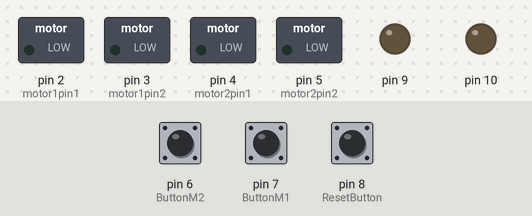
The sketch below on a simulated Arduino Uno, built with avr-gcc and run on an emulated ATmega328P. Parts: switched loads named in the sketch (green lamp = pin HIGH), output pins drawn as LEDs (lit = HIGH). The test bench sets the inputs (shaded band); at power-on: pin 8 (ResetButton) LOW, pin 6 (ButtonM2) LOW, pin 7 (ButtonM1) LOW.

Above: at 1.2 s.
1.3 s: pin 8 (ResetButton) pulled HIGH for 0.15 s
At 2.6 s:
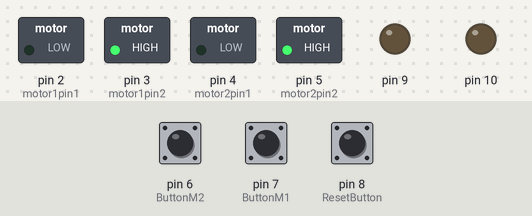
3.0 s: pin 6 (ButtonM2) pulled HIGH for 0.15 s
At 4.3 s:
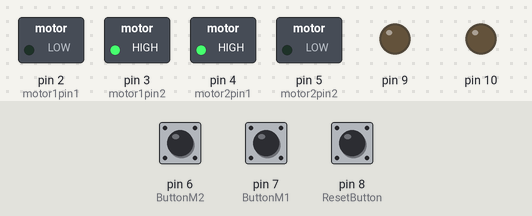
4.6 s: pin 7 (ButtonM1) pulled HIGH for 0.15 s
At 5.6 s:
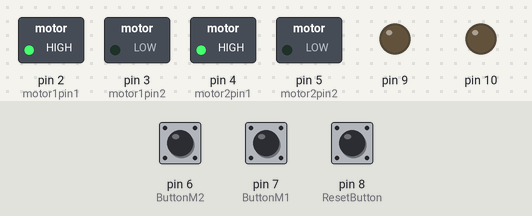
6.2 s: pin 6 (ButtonM2) pulled HIGH for 1 s
At 7.0 s:
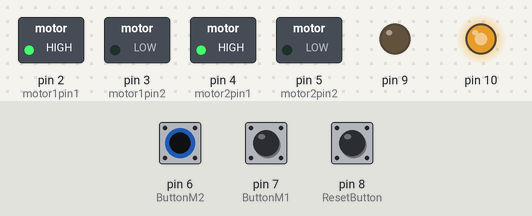
8.7 s: pin 6 (ButtonM2) pulled HIGH for 3.2 s
At 12.9 s:
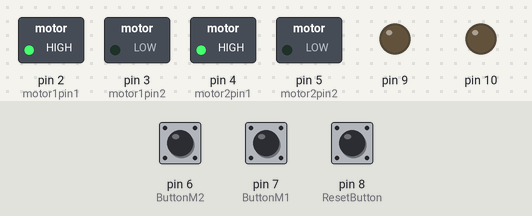
13.4 s: pin 7 (ButtonM1) pulled HIGH for 3.2 s
At 14.0 s:
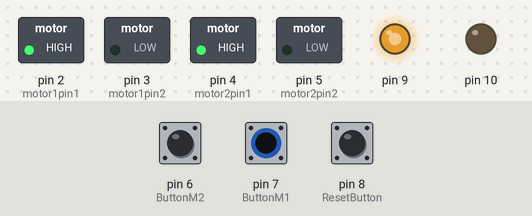
Timing chart, 0 to 18.1 s (numbered marks = the images above; inputs shaded):
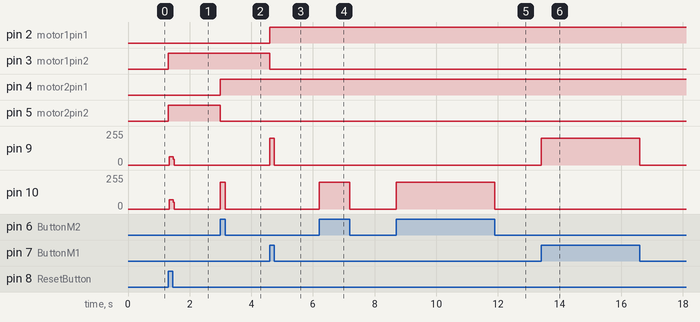

Measured:
- after the input at 1.3 s, pin 3 (motor1pin2), pin 5 (motor2pin2): LOW → HIGH at once; pin 9: 0/255 → 61/255 at once, → 0/255 0.12 s later; pin 10: 0/255 → 68/255 at once, → 0/255 0.12 s later
- after the input at 3.0 s, pin 4 (motor2pin1): LOW → HIGH at once; pin 5 (motor2pin2): HIGH → LOW at once; pin 10: 0/255 → 200/255 at once, → 0/255 0.15 s later
- after the input at 4.6 s, pin 2 (motor1pin1): LOW → HIGH at once; pin 3 (motor1pin2): HIGH → LOW at once; pin 9: 0/255 → 200/255 at once, → 0/255 0.15 s later
- after the input at 6.2 s, pin 10: 0/255 → 200/255 at once, → 0/255 1.0 s later
- after the input at 8.7 s, pin 10: 0/255 → 200/255 at once, → 0/255 3.2 s later
- after the input at 13.4 s, pin 9: 0/255 → 200/255 at once, → 0/255 3.2 s later

The sketch:

final.ino
```cpp
 /* Pins Reference for :
  - Motor
  - Button */
 int motor1pin1 = 2;
 int motor1pin2 = 3;

 int motor2pin1 = 4;
 int motor2pin2 = 5;

 const int ButtonM1 = 7;
 const int ButtonM2 = 6;
 const int ResetButton = 8;


 /*State Of the different Button in the project */
int BM1State = 0;
int BM2State = 0;
int ResetButtonState = 0;


void setup() {
  // put your setup code here, to run once:

/* setting up The pin For every component
(Motors and Buttons)*/

  pinMode(motor1pin1, OUTPUT);
  pinMode(motor1pin2, OUTPUT);
  pinMode(motor2pin1, OUTPUT);
  pinMode(motor2pin2, OUTPUT);
  pinMode(ButtonM1, INPUT);
  pinMode(ButtonM2, INPUT);
  pinMode(ResetButton, INPUT);

  pinMode(9, OUTPUT);
  pinMode(10, OUTPUT);

  /* Used For Debugging and printing Info Into the Serial Monitor */

  Serial.begin(9600);


}

void loop() {

  /* read the State of the differents Button */

  BM1State = digitalRead(ButtonM1);
  BM2State = digitalRead(ButtonM2);
  ResetButtonState = digitalRead(ResetButton);

/* different condition based on buttons */

  if(BM1State == HIGH )
  {
    StartMotor1();
  }
  if(BM1State == LOW)
  {
    StopMotor1();
  }
  if(BM2State == HIGH)
  {
    StartMotor2();
  }
  if(BM2State == LOW)
  {
    StopMotor2();
  }

  if(ResetButtonState == HIGH)
  {
    ResetMotor();
  }

}


void StartMotor1()
{
  /* Start The first motor By entering a value to the pin 9 of the driver*/

  analogWrite(9,200);

  /*choose the direction of the motor*/
  digitalWrite(motor1pin1, HIGH);
  digitalWrite(motor1pin2, LOW);

}
void StopMotor1()
{
  /*set the value of the pin 9 to 0 to stop the first motor */
  analogWrite(9,0);

}

void StartMotor2()
{
  analogWrite(10,200);
  digitalWrite(motor2pin1, HIGH);
  digitalWrite(motor2pin2, LOW);

}
void StopMotor2()
{
  analogWrite(10,0);


}
void ResetMotor()
{
  /* reset The car position By reducing speed for the motors and invert their rotations*/
  analogWrite(9,90);
  analogWrite(10,90);

  digitalWrite(motor1pin1, LOW);
  digitalWrite(motor1pin2, HIGH);

  digitalWrite(motor2pin1, LOW);
  digitalWrite(motor2pin2, HIGH);
}
```
